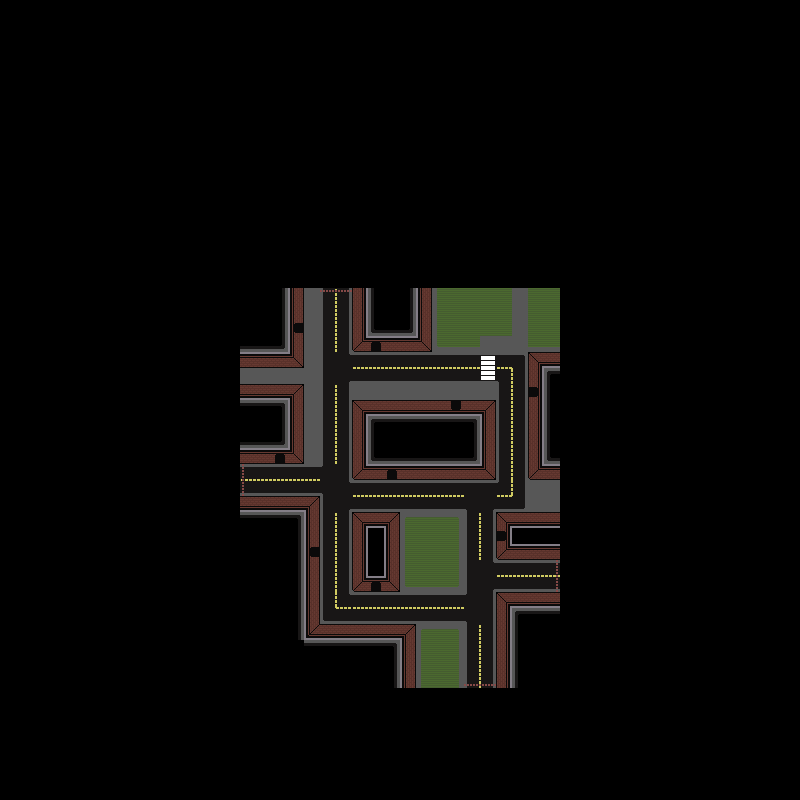

This game map was drawn from its Tiled (.tmx) file and the tilesets committed beside it. A one-line description and the trimmed map source follow:
An orthogonal 50x50 tile map with 16x16 px tiles, 3 tile layers (graphic, floor, doors), 1 hidden layer not drawn, 2 tilesets and 2 objects (bounds, player).

<map version="1.10" tiledversion="1.10.2" orientation="orthogonal" renderorder="right-down" width="50" height="50" tilewidth="16" tileheight="16" infinite="0" backgroundcolor="#000000" nextlayerid="6" nextobjectid="3">
 <tileset firstgid="1" source="tile_map.tsx" />
 <tileset firstgid="190" source="mechtiles16.tsx" />
 <layer id="1" name="graphic" width="50" height="50">
  <data>[2500 cells, 184 non-empty, 17 distinct tile ids]</data>
 </layer>
 <layer id="2" name="floor" width="50" height="50">
  <data>[2500 cells, 244 non-empty, 43 distinct tile ids]</data>
 </layer>
 <layer id="3" name="doors" width="50" height="50">
  <data>[2500 cells, 9 non-empty, 4 distinct tile ids]</data>
 </layer>
 <layer id="5" name="mech" width="50" height="50" visible="0">
  <data>[2500 cells, 590 non-empty, 10 distinct tile ids]</data>
 </layer>
 <objectgroup id="4" name="spawns" visible="0">
  <object id="1" name="bounds" x="240" y="288" width="320" height="400" />
  <object id="2" name="player" x="416" y="528" width="16" height="16" />
 </objectgroup>
</map>